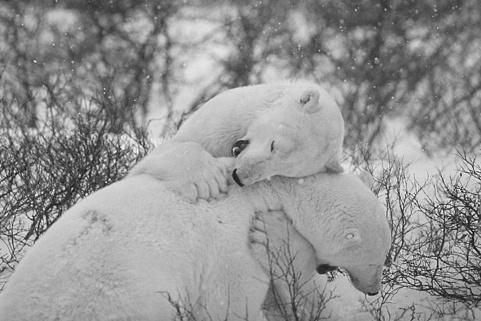
#> input picture Brightness/183087.jpg, 481 x 321 px
$ python Brightness.py
#> lines starting #> are read from the running program, lines starting #| are printed output that depends on the picture
from numpy import array
from PIL import Image


# Importing the Image into a 2-D Array
# ------------------------------------------- #

#storing the image into a veriable
imageBear = Image.open("183087.jpg")
#> imageBear is the input picture: PIL image 481x321 L; min 0, max 255, mean 147.8
#wb = 481, hb = 321
wb,hb = imageBear.size
#> wb = 481; hb = 321
imageArrayBear = array(imageBear)

imageGoat = Image.open("207056.jpg")
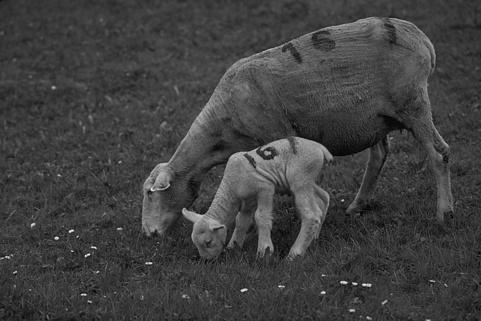
#> input picture Brightness/207056.jpg, 481 x 321 px
#> imageGoat is the input picture: PIL image 481x321 L; min 0, max 250, mean 64.2
#wg = 512, hg = 512
wg,hg = imageGoat.size
#> wg = 481; hg = 321
imageArrayGoat = array(imageGoat)

# ------------------------------------------- #
#I = C*f(x,y) + B
    #C is any value
    #B is any value from 0 < B < 255

#Initializing the C and B
C = 0.7
B = 100
newImageArrayBear = imageArrayBear
newImageArrayGoat = imageArrayGoat

for i in range (hb-1):
    for j in range (wb-1):
        temp = imageArrayBear[i][j]*C + B
        if (temp > 255):
            newImageArrayBear[i][j] = 255
        elif (temp < 0):
            newImageArrayBear[i][j] = 0
        else:
            newImageArrayBear[i][j] = C*imageArrayBear[i][j] + B
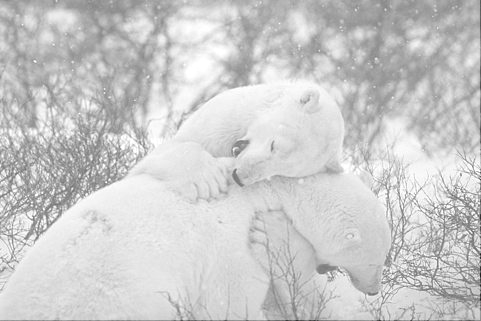
#> newImageArrayBear: shape (321, 481); min 31, max 255, mean 202.7

for i in range (hg-1):
    for j in range (wg-1):
        temp = imageArrayGoat[i][j]*C + B
        if (temp > 255):
            newImageArrayGoat[i][j] = 255
        elif (temp < 0):
            newImageArrayGoat[i][j] = 0
        else:
            newImageArrayGoat[i][j] = C*imageArrayGoat[i][j] + B
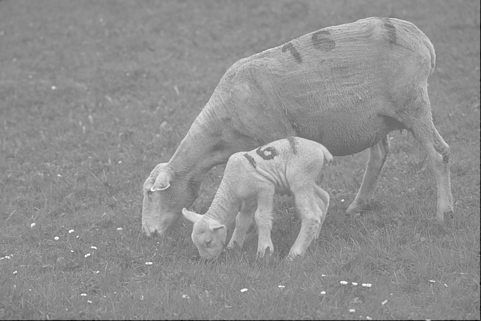
#> newImageArrayGoat: shape (321, 481); min 12, max 255, mean 144


#Showing the new image with the applied C and B values
newImageArrayBear = Image.fromarray(newImageArrayBear,)
newImageArrayBear.save("new183087_C0_7B100.jpg")
newImageArrayBear.show()
newImageArrayGoat = Image.fromarray(newImageArrayGoat,)
newImageArrayGoat.save("newmotion01_512_C0_7B100.tiff")
newImageArrayGoat.show()
